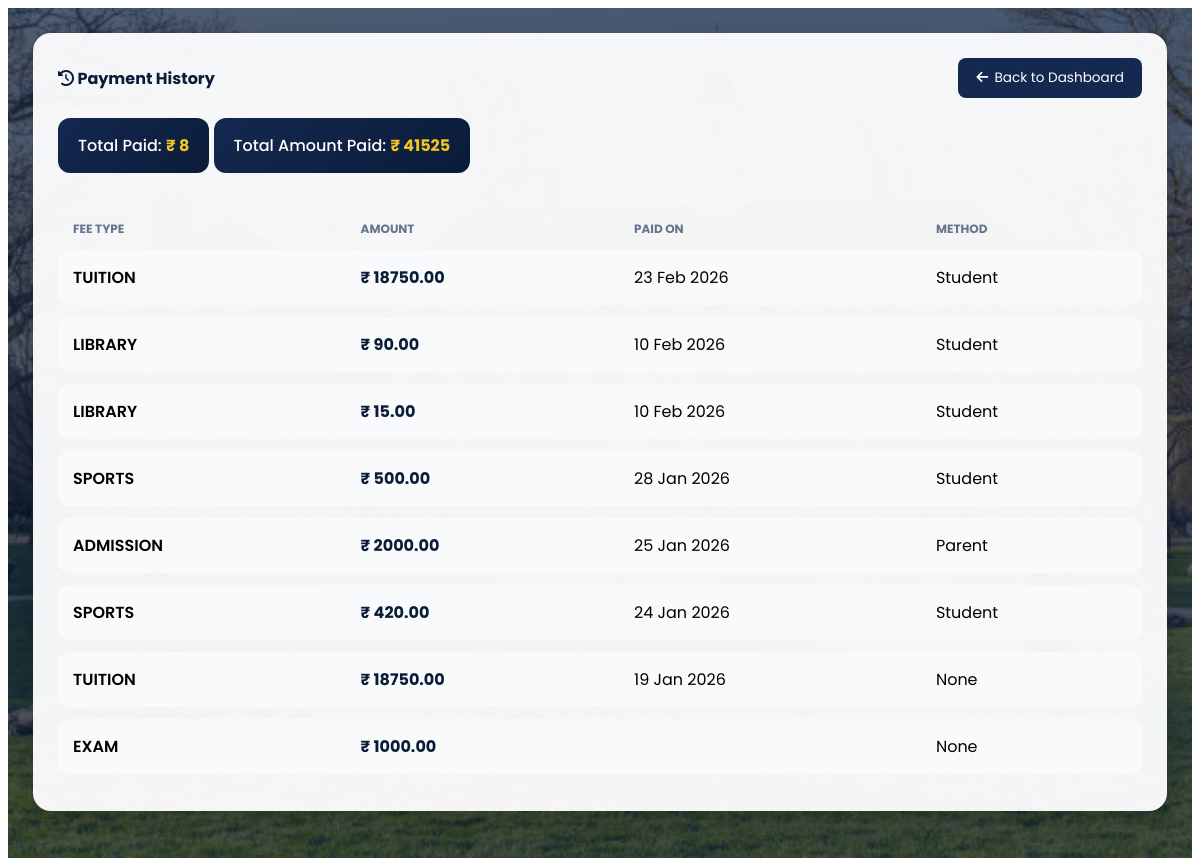
Before: /student/student/payment-history/ (signed in) with the older database file.
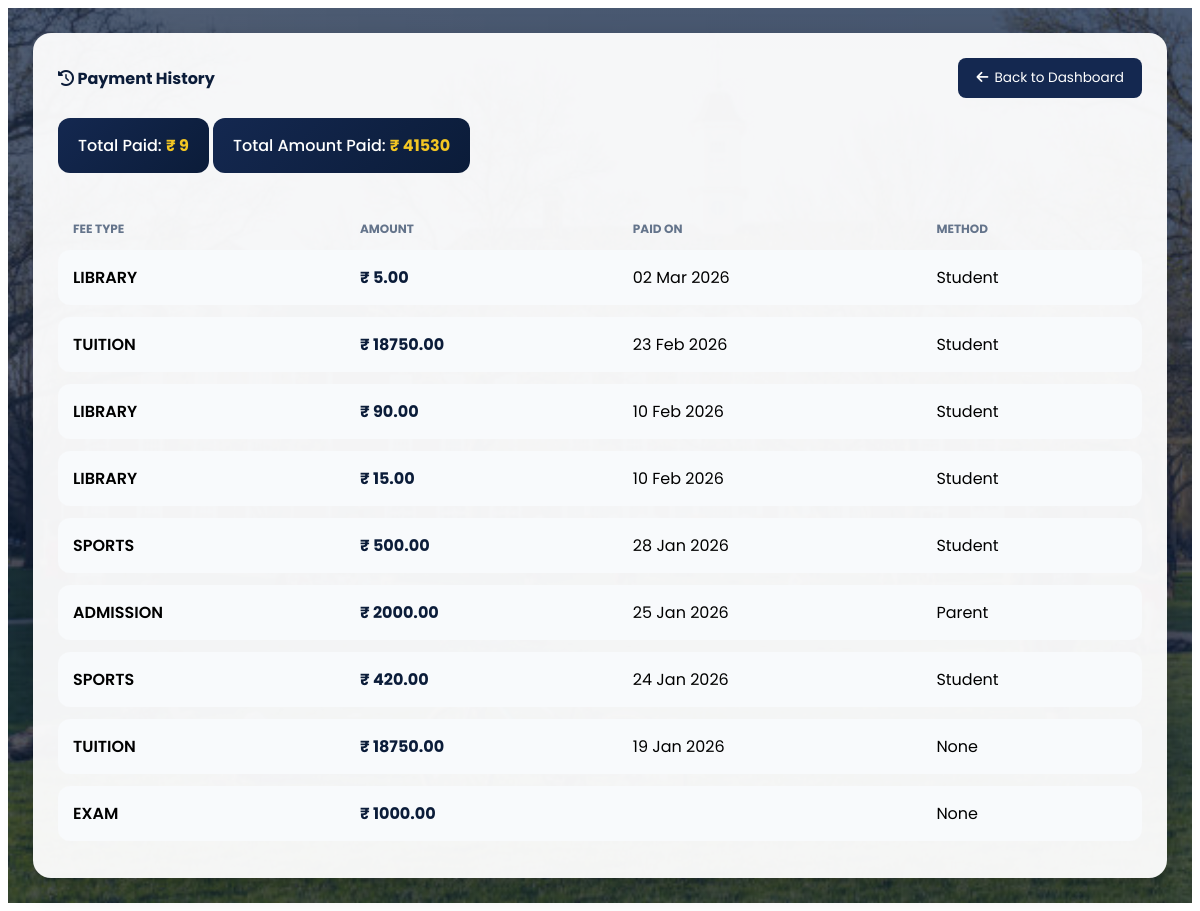
After: the same page with the newer database file.
### fees/models.py (models this page shows)
class Fee(models.Model):
    PAID_BY_CHOICES = [
        ('student', 'Student'),
        ('parent', 'Parent'),
        ('teacher', 'Teacher'),
    ]
    issue = models.ForeignKey(
        Issue,
        on_delete=models.CASCADE,
        null=True,
        blank=True,
        related_name="fees"
    )
    user = models.ForeignKey(
        User,
        on_delete=models.CASCADE,
        related_name="fees",blank=True,null=True
    )
    student = models.ForeignKey(
        Student,
        on_delete=models.CASCADE,
        null=True,
        blank=True
    )
    fee_type = models.CharField(max_length=50)
    semester = models.PositiveIntegerField(
        choices=Student.SEMESTER_CHOICES,
        null=True,
        blank=True
    )
    amount = models.DecimalField(max_digits=8, decimal_places=2)
    due_date = models.DateField()
    is_paid = models.BooleanField(default=False)
    paid_by = models.CharField(
        max_length=10,
        choices=PAID_BY_CHOICES,
        null=True,
        blank=True
    )
    paypal_order_id = models.CharField(max_length=255, blank=True, null=True)
    paid_on = models.DateTimeField(null=True, blank=True)
    created_at = models.DateTimeField(auto_now_add=True)

### students/views.py (the view)
# urls.py: path('student/payment-history/', views.student_payment_history, name='student-payment-history'),
@login_required
def student_payment_history(request):
    student = request.user.student_profile
    paid_fees = Fee.objects.filter(
        student=student,
        is_paid=True   # ✅ CORRECT FIELD
    ).order_by('-paid_on')
    total_paid = paid_fees.aggregate(total=Sum('amount'))['total'] or 0
    return render(request, 'student/payment_history.html', {
        'student': student,
        'paid_fees': paid_fees,
        'total_paid':total_paid
    })

### notifications/context_processors.py (called while the page is built)
def notification_count(request):
    if request.user.is_authenticated:
        count = Notification.objects.filter(
            recipient=request.user,
            is_read=False
        ).count()
    else:
        count = 0
    return {
        'unread_notification_count': count
    }

### templates/student/payment_history.html (shortened to what this page needs)
{% extends 'base.html' %}
{% load static %}
{% block content %}
<div class="student-dashboard">
    <div class="main">
        <div class="box">
            <div style="display:flex; justify-content:space-between; align-items:center; flex-wrap:wrap;">
                <h4 style="color: var(--navy-dark); margin:0;">
                    <i class="fas fa-history"></i> Payment History
                </h4>
                <a href="{% url 'student-dashboard' %}" class="back-btn">
                    <i class="fas fa-arrow-left"></i> Back to Dashboard
                </a>
            </div>
            {% if paid_fees %}
                <div class="summary-card">
                    Total Paid:
                    <span>
                        ₹ {{ paid_fees|length }}
                    </span>
                </div>
                <div class="summary-card">
                    Total Amount Paid:
                    <span>
                        ₹ {{ total_paid }}
                    </span>
                </div>
                <table class="fee-table">
                    <thead>
                        <tr>
                            <th>Fee Type</th>
                            <th>Amount</th>
                            <th>Paid On</th>
                            <th>Method</th>
                        </tr>
                    </thead>
                    <tbody>
                        {% for fee in paid_fees %}
                        <tr class="fee-row">
                            <td>{{ fee.fee_type }}</td>
                            <td class="amount-text">₹ {{ fee.amount }}</td>
                            <td>{{ fee.paid_on|date:"d M Y" }}</td>
                            <td>{{ fee.paid_by|title }}</td>
                        </tr>
                        {% endfor %}
                    </tbody>
                </table>
            {% else %}
                <p style="text-align:center; margin-top:20px; color:#64748b;">
                    <i class="fas fa-info-circle"></i> No payments made yet.
                </p>
            {% endif %}
        </div>
    </div>
</div>
{% endblock %}

Changed rows visible on the page:
now on this page (row edited): Fee: fee_type "LIBRARY", amount "5.00", paid_on "02 Mar 2026", paid_by "Student"
Other visible differences:
{{ paid_fees|length }}: "8" → "9"
{{ total_paid }}: "41525" → "41530"
